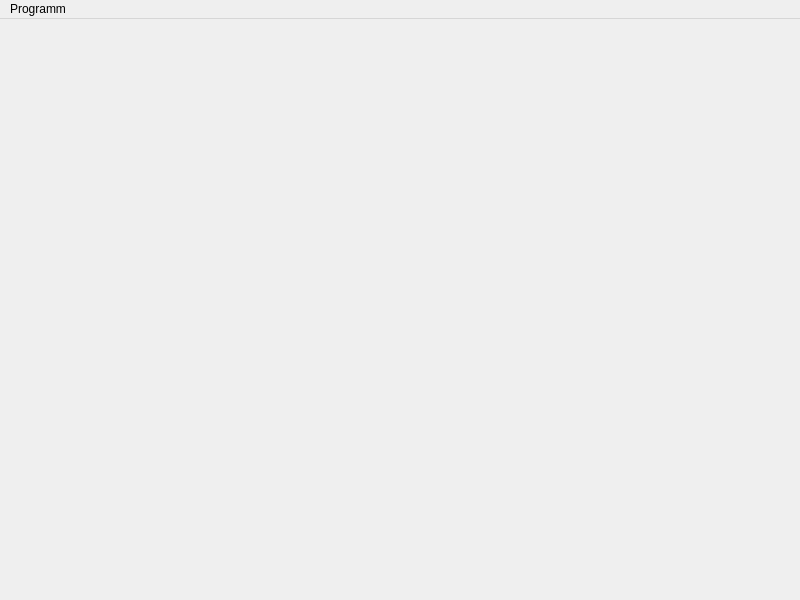
<?xml version="1.0" encoding="UTF-8"?>
<ui version="4.0">
 <class>MainWindow</class>
 <widget class="QMainWindow" name="MainWindow">
  <property name="geometry">
   <rect>
    <x>0</x>
    <y>0</y>
    <width>800</width>
    <height>600</height>
   </rect>
  </property>
  <property name="windowTitle">
   <string>MainWindow</string>
  </property>
  <widget class="QWidget" name="centralwidget"/>
  <widget class="QMenuBar" name="menuBar">
   <property name="geometry">
    <rect>
     <x>0</x>
     <y>0</y>
     <width>800</width>
     <height>21</height>
    </rect>
   </property>
   <widget class="QMenu" name="menuSetting">
    <property name="title">
     <string>Programm</string>
    </property>
   </widget>
   <addaction name="menuSetting"/>
  </widget>
 </widget>
 <resources/>
 <connections/>
</ui>
